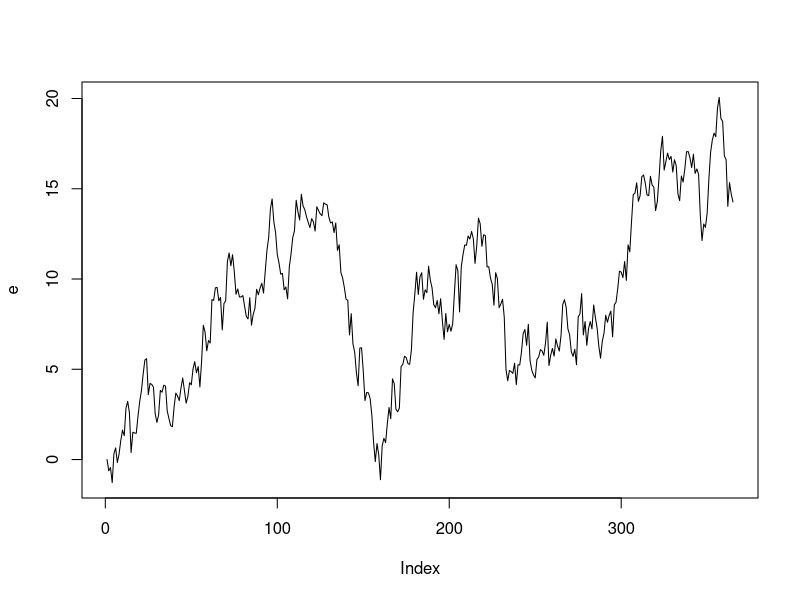
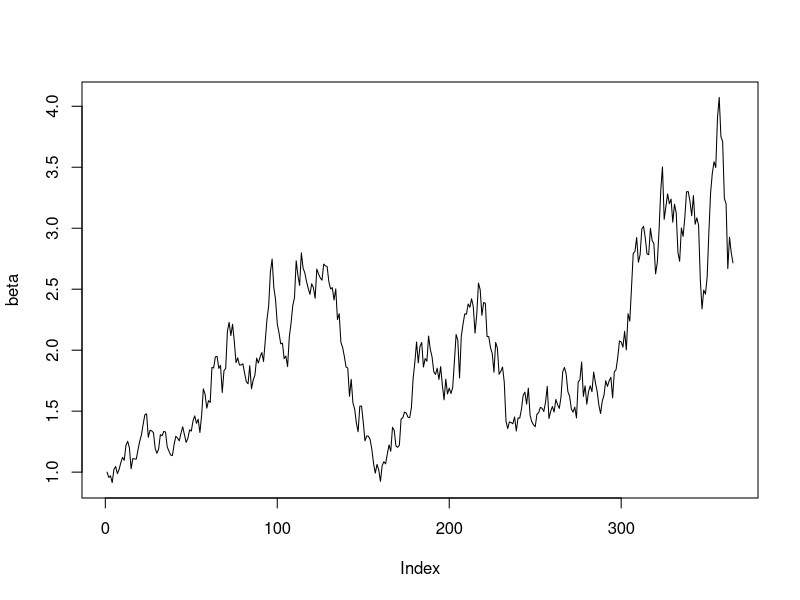
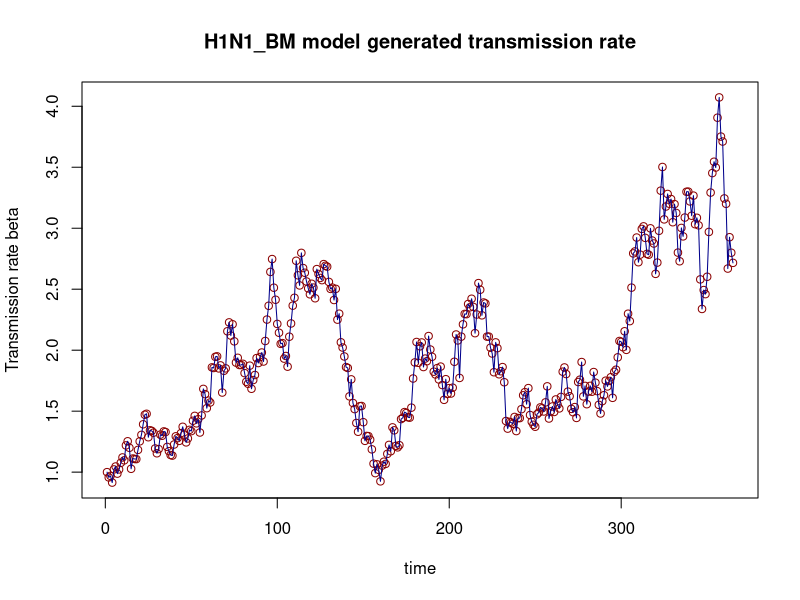
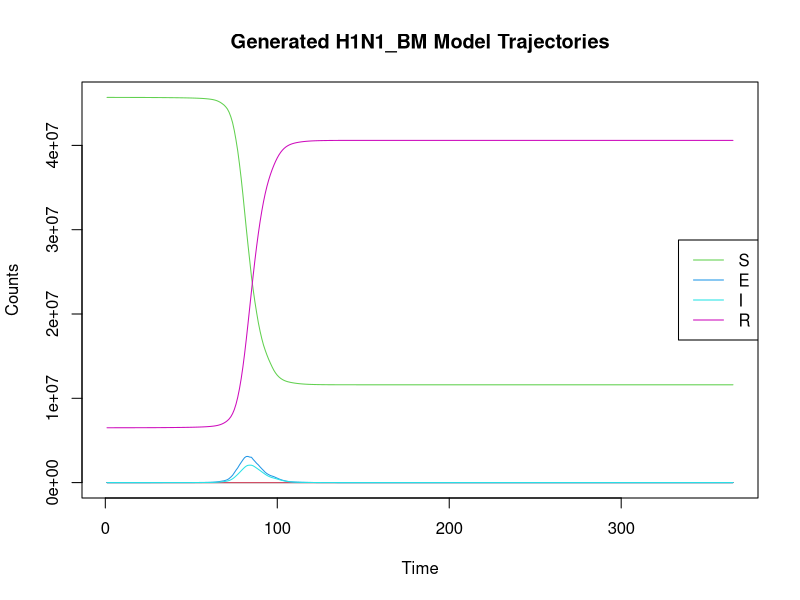
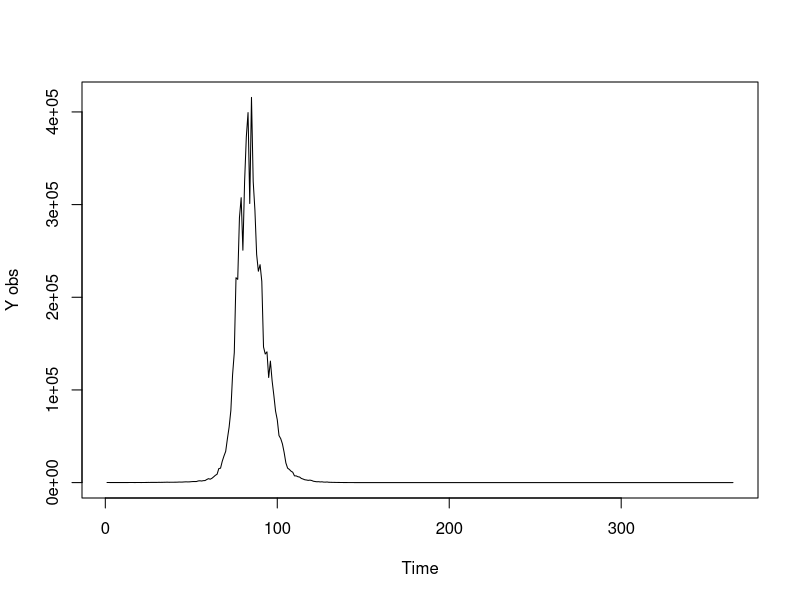
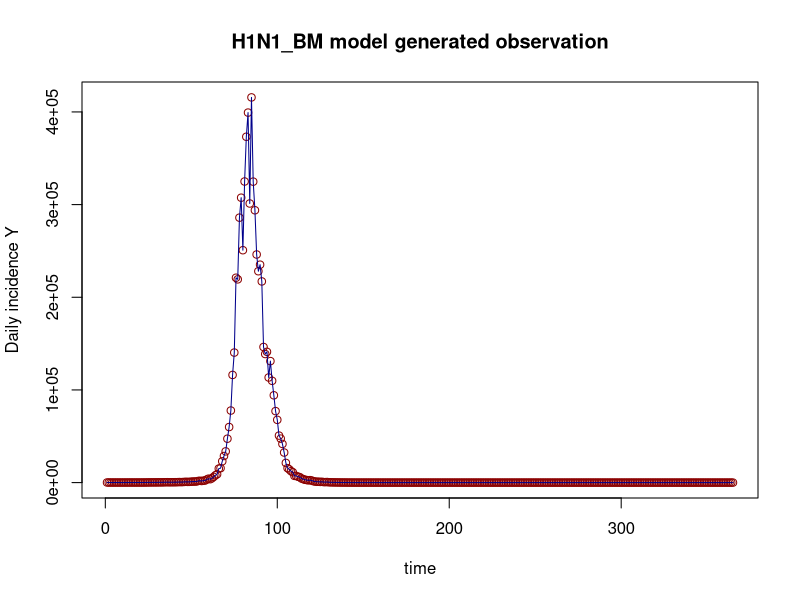

Write R code to recreate these figures, in order.
rm(list=ls())
require(deSolve)
set.seed(00001) #00033 #00036 #00043 #00048 previous:00033 #remove N= 00093

# rn<-rnorm(n=1000,m=0,sd=1)
# plot(rn, type=”l”)
# hist(rn,breaks=25)
# dp<-cumsum(rn)
# plot(dp,type=”l”)

times <- 1:365
N=52196381
sigma <- 0.07
## first, simulate a set of random deviates
e <- rnorm(n = length(times)-1 , sd = 1)
## now compute their cumulative sum
e <- c(0, cumsum(e))
plot(e,type='l')

# write.csv(e,"simulateh1n1x2.csv")
beta<- exp(sigma*e)
plot(beta,type='l')
plot(beta,type='p',ylab="Transmission rate beta",xlab="time",col="darkred",main="H1N1_BM model generated transmission rate")
lines(beta,col="darkblue")
# write.csv(beta,"simulateh1n1beta2.csv")

H1N1 <- function(time, current_state, params){
  
  with(as.list(c(current_state, params)),{
    
    # N <- S+E+I+R
    dt <- 1
    dS <- -beta[t]*S*I/N
    dE <- beta[t]*S*I/N - E/k
    dI <- E/k - I/gamma
    dR <- I/gamma
    
    return(list(c(dt, dS, dE, dI, dR)))
  })
}


params <- c(k=1.59, gamma=1.08)

library('truncnorm')
R0 <- rtruncnorm(1, a=0, b=1, mean = 0.15, sd = 0.15)
E0 <-runif(1,-16, -9)
I0 <-runif(1,-16, -9)
#x <-runif(1, -5,2)
S <- N
R <- R0*S
S <- S - R

E <- exp(E0 + log(S))
S <- S - E
I <- exp(I0 + log(S))
S <- S - I


initial_state<- c(t=1, S=S, E=E, I=I, R=R)
#initial_state <- c(t=1,S=52196380, E=1, I=0, R=0)
model1 <- ode(initial_state, times, H1N1, params)

summary(model1)

matplot(model1, type="l", lty=1, main="Generated H1N1_BM Model Trajectories", xlab="Time",ylab = "Counts")
legend <- colnames(model1)[3:6]
legend("right", legend=legend, col=3:6, lty = 1)

Z1 <-model1[,4]/1.59

tau1 <- 0.1#runif(1,0,1)
Y1 <-vector(length = 365)
for (i in 1:365){
  #Y1[i]<- rlnorm(1,log(Z1[i,]/5),tau1)
  Y1[i]<- rlnorm(1,log(Z1[i]/5),tau1)
}
plot(Y1,type='l',ylab="Y obs", xlab = "Time")
plot(Y1,type='p',ylab="Daily incidence Y",xlab="time",col="darkred",main="H1N1_BM model generated observation")
lines(Y1,col="darkblue")
# write.csv(Y1,"simh1n1Y2.csv")
# write.csv(model1,"simulateh1n1states2.csv")
